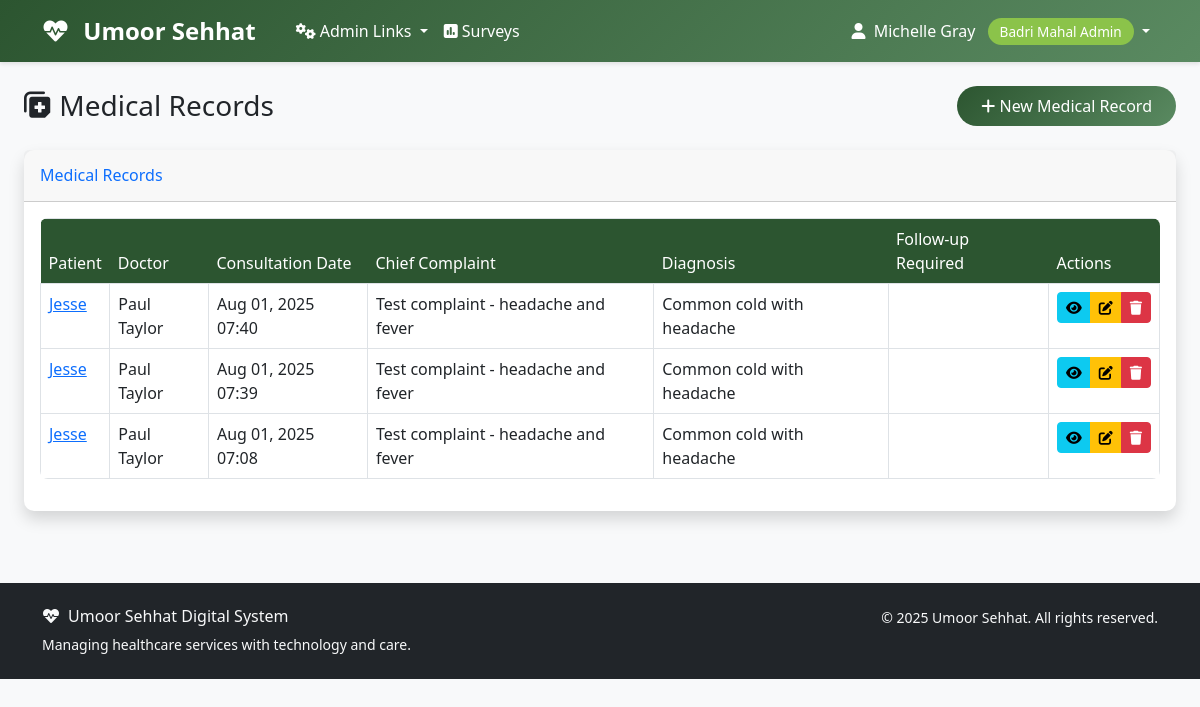
The page /mahalshifa/medical-records/ (signed in) on the database as committed earlier.
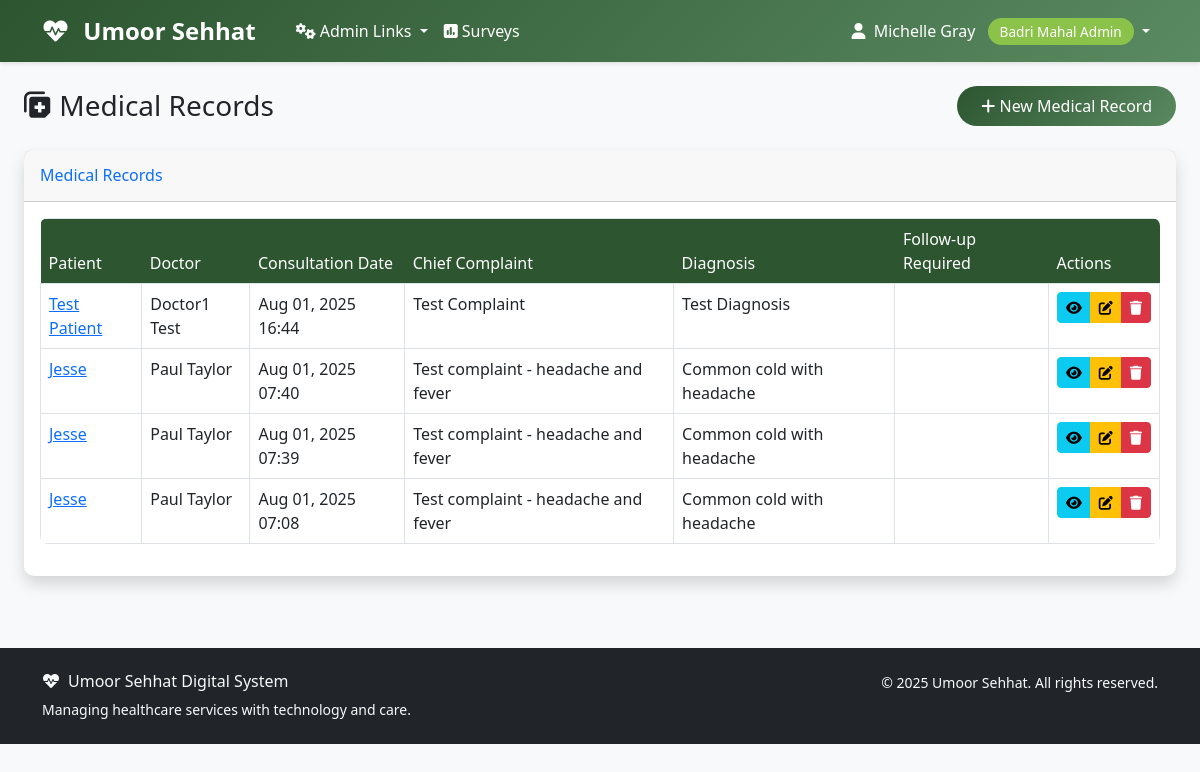
The same page on the database as committed later.
### mahalshifa/models.py (models this page shows, shortened)
class MedicalRecord(models.Model):
    patient = models.ForeignKey(Patient, on_delete=models.CASCADE, related_name='medical_records')
    doctor = models.ForeignKey('Doctor', on_delete=models.CASCADE, related_name='medical_records')
    appointment = models.OneToOneField(
        Appointment,
        on_delete=models.SET_NULL,
        null=True,
        blank=True,
        related_name='medical_record'
    )
    moze = models.ForeignKey(Moze, on_delete=models.CASCADE, related_name='medical_records')
    consultation_date = models.DateTimeField(auto_now_add=True)
    chief_complaint = models.TextField(help_text='Main complaint or reason for visit')
    history_of_present_illness = models.TextField(blank=True, null=True)
    past_medical_history = models.TextField(blank=True, null=True)
    family_history = models.TextField(blank=True, null=True)
    social_history = models.TextField(blank=True, null=True)
    vital_signs = models.JSONField(default=dict, help_text='Blood pressure, temperature, pulse, etc.')
    physical_examination = models.TextField(blank=True, null=True)
    diagnosis = models.TextField()
    differential_diagnosis = models.TextField(blank=True, null=True)
    treatment_plan = models.TextField()
    medications_prescribed = models.TextField(blank=True, null=True)
    lab_tests_ordered = models.TextField(blank=True, null=True)
    imaging_ordered = models.TextField(blank=True, null=True)
    referrals = models.TextField(blank=True, null=True)
    follow_up_required = models.BooleanField(default=False)
    follow_up_date = models.DateField(blank=True, null=True)
    follow_up_instructions = models.TextField(blank=True, null=True)
    patient_education = models.TextField(blank=True, null=True, help_text='Patient education provided')
    doctor_notes = models.TextField(blank=True, null=True, help_text='Private doctor notes')
    created_at = models.DateTimeField(auto_now_add=True)
    updated_at = models.DateTimeField(auto_now=True)
    class Meta:
        ordering = ['-consultation_date']
        verbose_name = 'Medical Record'
        verbose_name_plural = 'Medical Records'

class Patient(models.Model):
    its_id = models.CharField(
        max_length=8,
        unique=True,
        validators=[RegexValidator(
            regex=r'^\d{8}$',
            message='ITS ID must be exactly 8 digits'
        )]
    )
    first_name = models.CharField(max_length=50)
    last_name = models.CharField(max_length=50)
    arabic_name = models.CharField(max_length=100, blank=True, null=True)
    date_of_birth = models.DateField()
    gender = models.CharField(
        max_length=10,
        choices=[
            ('male', 'Male'),
            ('female', 'Female'),
            ('other', 'Other')
        ]
    )
    phone_number = models.CharField(max_length=15)
    email = models.EmailField(blank=True, null=True)
    address = models.TextField()
    emergency_contact_name = models.CharField(max_length=100)
    emergency_contact_phone = models.CharField(max_length=15)
    emergency_contact_relationship = models.CharField(max_length=50)
    blood_group = models.CharField(
        max_length=5,
        choices=[
            ('A+', 'A+'), ('A-', 'A-'),
            ('B+', 'B+'), ('B-', 'B-'),
            ('AB+', 'AB+'), ('AB-', 'AB-'),
            ('O+', 'O+'), ('O-', 'O-'),
        ],
        blank=True,
        null=True
    )
    allergies = models.TextField(blank=True, null=True, help_text='Known allergies')
    chronic_conditions = models.TextField(blank=True, null=True, help_text='Chronic medical conditions')
    current_medications = models.TextField(blank=True, null=True, help_text='Current medications')
    registered_moze = models.ForeignKey(
        Moze,
        on_delete=models.SET_NULL,
        null=True,
        blank=True,
        related_name='registered_patients'
    )
    registration_date = models.DateField(auto_now_add=True)
    is_active = models.BooleanField(default=True)
    user_account = models.OneToOneField(
        settings.AUTH_USER_MODEL,
        on_delete=models.SET_NULL,
        null=True,
        blank=True,
        related_name='patient_record'
    )
    created_at = models.DateTimeField(auto_now_add=True)
    updated_at = models.DateTimeField(auto_now=True)
    class Meta:
        ordering = ['last_name', 'first_name']
        verbose_name = 'Patient'
        verbose_name_plural = 'Patients'
    def get_full_name(self):
        if self.arabic_name:
            return self.arabic_name
        return f"{self.first_name} {self.last_name}"

class Doctor(models.Model):
    user = models.OneToOneField(
        settings.AUTH_USER_MODEL,
        on_delete=models.CASCADE,
        related_name='mahalshifa_doctor_profile'
    )
    license_number = models.CharField(max_length=50, unique=True)
    specialization = models.CharField(max_length=100)
    qualification = models.CharField(max_length=200)
    experience_years = models.PositiveIntegerField(default=0)
    hospital = models.ForeignKey(Hospital, on_delete=models.CASCADE, related_name='doctors')
    department = models.ForeignKey(Department, on_delete=models.CASCADE, related_name='doctors')
    is_available = models.BooleanField(default=True)
    is_emergency_doctor = models.BooleanField(default=False)
    consultation_fee = models.DecimalField(max_digits=10, decimal_places=2, default=0)
    created_at = models.DateTimeField(auto_now_add=True)

### accounts/models.py (models this page shows, shortened)
class User(AbstractUser):
    ROLE_CHOICES = [
        ('aamil', 'Aamil'),
        ('moze_coordinator', 'Moze Coordinator'),
        ('doctor', 'Doctor'),
        ('student', 'Student'),
        ('badri_mahal_admin', 'Badri Mahal Admin'),
    ]
    role = models.CharField(max_length=20, choices=ROLE_CHOICES, default='student')
    its_id = models.CharField(
        max_length=8,
        unique=True,
        null=True,
        blank=True,
        validators=[RegexValidator(
            regex=r'^\d{8}$',
            message='ITS ID must be exactly 8 digits',
            code='invalid_its_id'
        )],
        help_text='8-digit ITS ID'
    )
    phone_number = models.CharField(max_length=15, blank=True, null=True)
    profile_photo = models.URLField(blank=True, null=True)
    arabic_name = models.CharField(max_length=100, blank=True, null=True)
    age = models.PositiveIntegerField(blank=True, null=True)
    verified_certificate = models.FileField(upload_to='certificates/', blank=True, null=True)
    specialty = models.CharField(max_length=100, blank=True, null=True)
    college = models.CharField(max_length=100, blank=True, null=True)  # For students
    specialization = models.CharField(max_length=100, blank=True, null=True)  # For students
    created_at = models.DateTimeField(auto_now_add=True)
    updated_at = models.DateTimeField(auto_now=True)
    def get_full_name(self):
        if self.arabic_name:
            return self.arabic_name
        return super().get_full_name() or self.username
    @property
    def is_aamil(self):
        return self.role == 'aamil'
    @property
    def is_moze_coordinator(self):
        return self.role == 'moze_coordinator'
    @property
    def is_doctor(self):
        return self.role == 'doctor'
    @property
    def is_student(self):
        return self.role == 'student'
    @property
    def is_admin(self):
        return self.role == 'badri_mahal_admin' or self.is_superuser
    class Meta:
        verbose_name = 'User'
        verbose_name_plural = 'Users'
        ordering = ['first_name', 'last_name']

### mahalshifa/views.py (the view)
# urls.py: path('medical-records/', views.MedicalRecordListView.as_view(), name='medical_record_list'),
class MedicalRecordListView(LoginRequiredMixin, ListView):
    model = MedicalRecord
    template_name = 'mahalshifa/medical_record_list.html'
    context_object_name = 'medical_records'
    paginate_by = 20
    def get_queryset(self):
        user = self.request.user
        if user.is_admin:
            return MedicalRecord.objects.all()
        elif user.is_aamil or user.is_moze_coordinator:
            return MedicalRecord.objects.filter(moze__aamil=user)
        elif user.is_doctor:
            return MedicalRecord.objects.filter(doctor__user=user)
        else:
            return MedicalRecord.objects.filter(patient__user_account=user)

### templates/mahalshifa/medical_record_list.html (shortened to what the changed rows need)
{% extends 'base.html' %}
{% block content %}
<div class="container-fluid">
    <div class="row mb-4">
        <div class="col-12">
            <div class="d-flex justify-content-between align-items-center">
                <h1 class="h3 mb-0 text-gray-800">
                    <i class="fas fa-notes-medical"></i> Medical Records
                </h1>
            </div>
        </div>
    </div>
    <div class="row">
        <div class="col-12">
            <div class="card shadow">
                <div class="card-body">
                    {% if medical_records %}
                        <div class="table-responsive">
                            <table class="table table-bordered" id="dataTable" width="100%" cellspacing="0">
                                <thead>
                                    <tr>
                                        <th>Patient</th>
                                        <th>Doctor</th>
                                        <th>Consultation Date</th>
                                        <th>Chief Complaint</th>
                                        <th>Diagnosis</th>
                                        <th>Follow-up Required</th>
                                        <th>Actions</th>
                                    </tr>
                                </thead>
                                <tbody>
                                    {% for record in medical_records %}
                                    <tr>
                                        <td>
                                            <a href="{% url 'mahalshifa:patient_detail' record.patient.pk %}">
                                                {{ record.patient.get_full_name }}
                                            </a>
                                        </td>
                                        <td>{{ record.doctor.user.get_full_name }}</td>
                                        <td>{{ record.consultation_date|date:"M d, Y H:i" }}</td>
                                        <td>{{ record.chief_complaint|truncatewords:10 }}</td>
                                        <td>{{ record.diagnosis|truncatewords:10 }}</td>
                                        <td>
                                            {% if record.follow_up_required %}
                                                <span class="badge badge-warning">Yes</span>
                                                {% if record.follow_up_date %}
                                                    <br><small>{{ record.follow_up_date|date:"M d, Y" }}</small>
                                                {% endif %}
                                            {% else %}
                                                <span class="badge badge-success">No</span>
                                            {% endif %}
                                        </td>
                                        <td>
                                            <div class="btn-group" role="group">
                                                <a href="{% url 'mahalshifa:medical_record_detail' record.pk %}"
                                                   class="btn btn-sm btn-info">
                                                    <i class="fas fa-eye"></i>
                                                </a>
                                                {% if user.is_admin or record.doctor.user == user %}
                                                    <a href="{% url 'mahalshifa:medical_record_update' record.pk %}"
                                                       class="btn btn-sm btn-warning">
                                                        <i class="fas fa-edit"></i>
                                                    </a>
                                                    <a href="{% url 'mahalshifa:medical_record_delete' record.pk %}"
                                                       class="btn btn-sm btn-danger">
                                                        <i class="fas fa-trash"></i>
                                                    </a>
                                                {% endif %}
                                            </div>
                                        </td>
                                    </tr>
                                    {% endfor %}
                                </tbody>
                            </table>
                        </div>
                    {% else %}
                        <div class="text-center py-4">
                            <i class="fas fa-notes-medical fa-3x text-gray-300 mb-3"></i>
                            <h5 class="text-gray-500">No medical records found</h5>
                            <p class="text-gray-400">No medical records match your current filters.</p>
                        </div>
                    {% endif %}
                </div>
            </div>
        </div>
    </div>
</div>
{% endblock %}

Rows that differ between the two databases and show on the page:
added MedicalRecord: patient.get_full_name "Test Patient", doctor.user.get_full_name "Doctor1 Test", consultation_date "Aug 01, 2025 16:44", chief_complaint "Test Complaint", diagnosis "Test Diagnosis"
